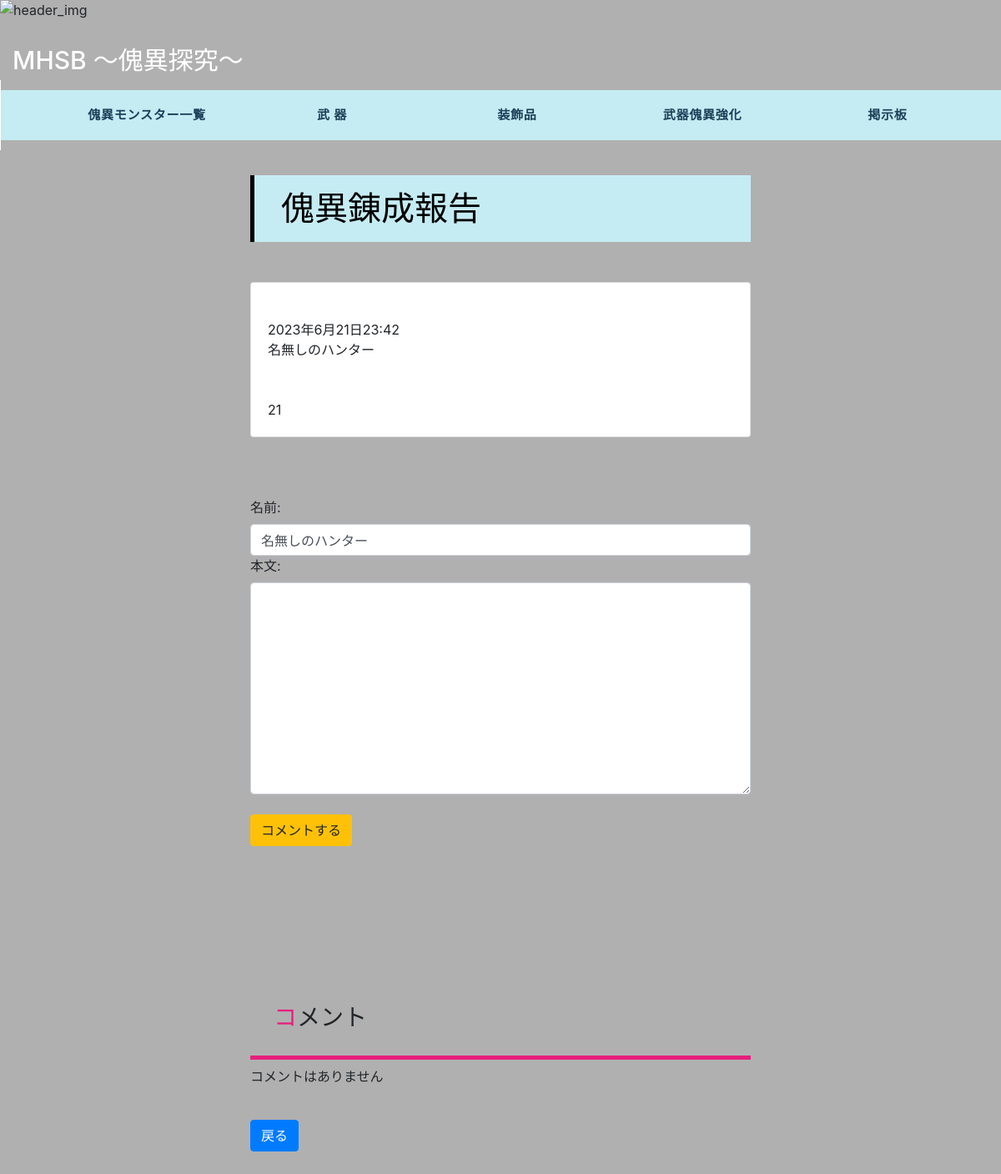
/mhsb/post_detail_2/8/, run on the app's committed database.
### mhsb/models.py (models this page shows, shortened)
class Post_2(models.Model):
    user = models.CharField(max_length=30, default='名無しのハンター')
    content = models.TextField('本文', null=False, max_length=1000)
    created = models.DateTimeField('作成日', default=timezone.now)
    picture = models.ImageField(upload_to = 'images', verbose_name='画像', blank=True)
    class Meta:
        pass

### mhsb/views.py (the view)
# urls.py: path('mhsb/post_detail_2/<int:pk>/', views.PostDetailView_2.as_view(), name='post_detail_2'),
class PostDetailView_2(DetailView):
    model = Post_2
    form_class = CommentForm_2
    template_name = 'mhsb/post_detail_2.html'
    def get_context_data(self, **kwargs):
        context = super().get_context_data(**kwargs)
        context['post'] = get_object_or_404(Post_2, pk=self.kwargs['pk'])
        context['comment'] = Comment_2.objects.order_by('-created_at')
        context['comment_form'] = CommentForm_2
        return context

### mhsb/templates/mhsb/post_detail_2.html (shortened to what this page needs)
{% extends 'mhsb/form_base.html' %}
{% load static %}
{% load widget_tweaks %}
{% block content %}
<h1 class='toukou'>傀異錬成報告</h1>
    <div class ='deteil_position'>
        <section class="mt-5">
            <div class="card">
                <div class="card-body">
                        <div class="card-text">
                            <span class="fs-6">{{ post.created }}</span>
                                <p class="fs-6">{{ post.user }}</p>
                            <div class="mt-5">
                                {{ post.content }}
                            </div>
                        </div>
                </div>
            </div>
            <br>
            <br>
            <br>
        <form action="{% url 'commentcreate_2' post.pk %}"  method="POST" id="comment-form">
            {% for field in comment_form %}
                <div class="field">
                    {{ field.label_tag }}
                    {% render_field field class="form-control" %}
                </div>
            {% endfor %}
            <br>
            <button class="btn btn-warning" type="submit">コメントする</button>
        </form>
        <br>
        <h3 class="comment-title">コメント</h3>
            {% for comment in post_2.comment_2_set.all %}
            <div class="comment-list">
                <div class='border-bottom'>{{ comment.user }} {{ comment.created_at }}</div>
                <div class='mt-2'>{{ comment.message | linebreaks | urlize }}</div>
            </div>
            {% empty %}
            <p>コメントはありません</p>
            {% endfor %}
            <br>
            <button class="btn btn-primary" onclick="history.back(-1)">戻る</button>
        </section>
    </div>
{% endblock %}

### mhsb/static/css/style.css (style rules this page uses)
body { margin: 0; padding: 0; }
h3 { padding: 1em; border-bottom: #e71f7d solid 5px; margin-top: 165px; padding-top: 165px; }
h3:first-letter { color: #e71f7d; }
.deteil_position { margin: 0 0 550px 0; }
.toukou { padding: 1rem 2rem; border-left: 5px solid #000; background: rgb(197, 236, 243); margin-top: 210px; margin-left: 0; color: black; }

### data on the page
Post_2: created "2023年6月21日23:42", user "名無しのハンター", content "21"

### other printed values
{{ field.label_tag }} "名前:" "本文:"
